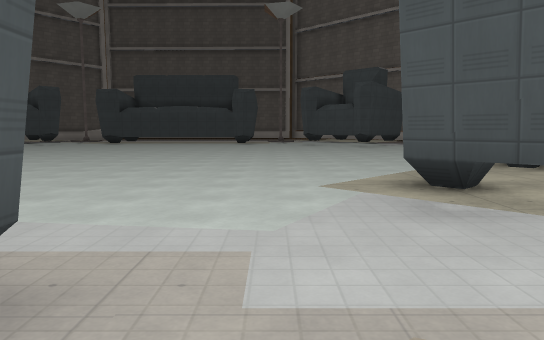
view 1 (above)

24 first-person views from a walk through a level from a Godot 3-D game. The camera is 1.3 m above the floor, tilts 6° down and sees 70° across. The floor is counted in squares, 2 m on a side. Each view is taken from the middle of a square. On the plan, view 1 faces up. The plan holds only what a view shows up to about 11 squares ahead; the rest is blank. Surface patterns are stand-ins for the level's own textures.

view 2
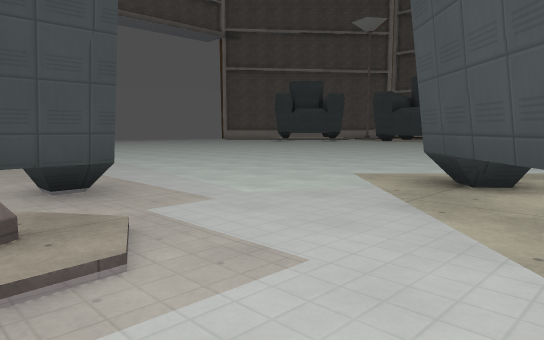

view 3
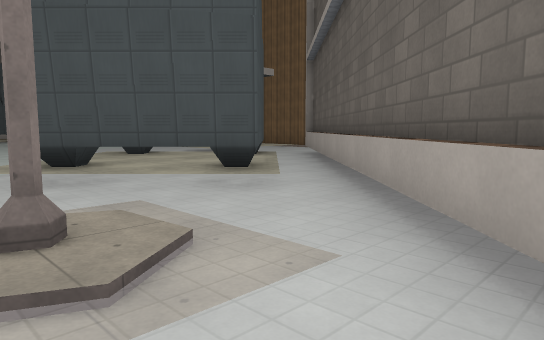

view 4
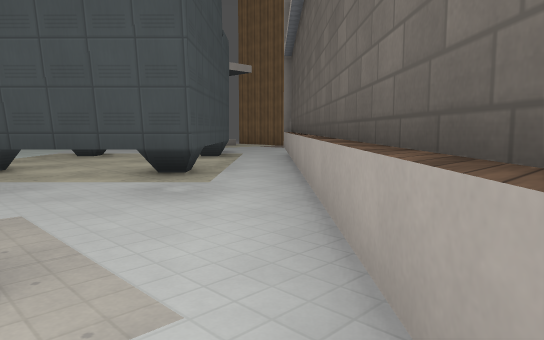

view 5
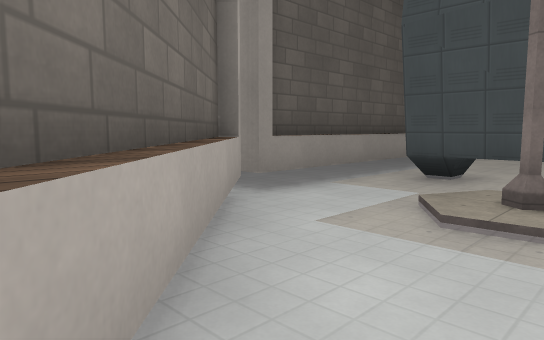

view 6
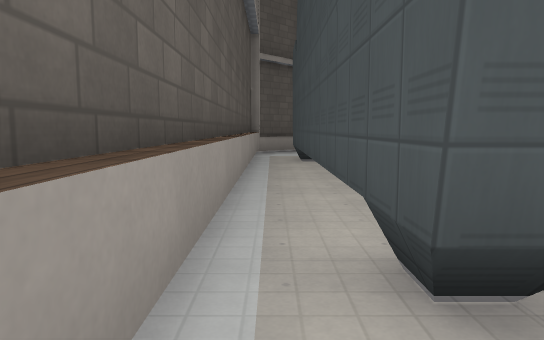

view 7
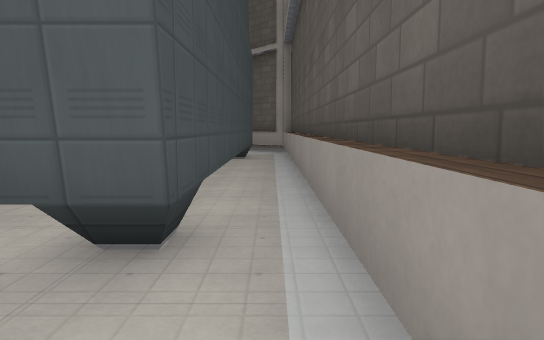

view 8
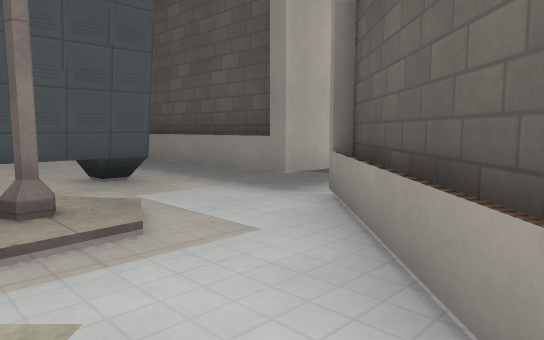

view 9
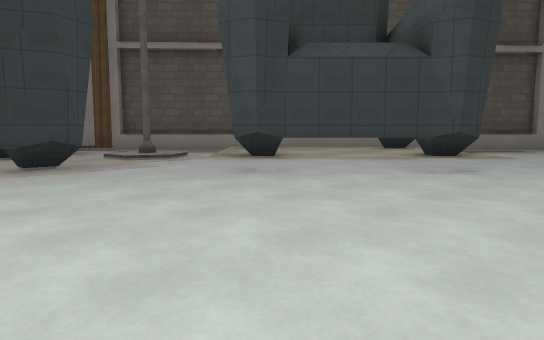

view 10
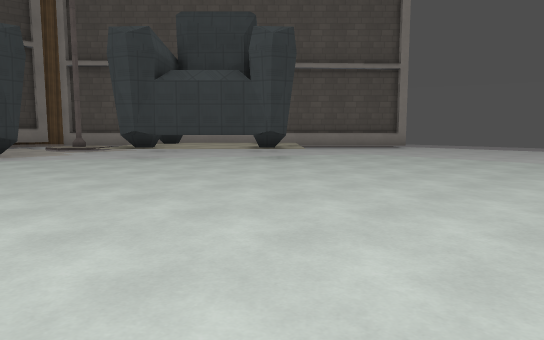

view 11
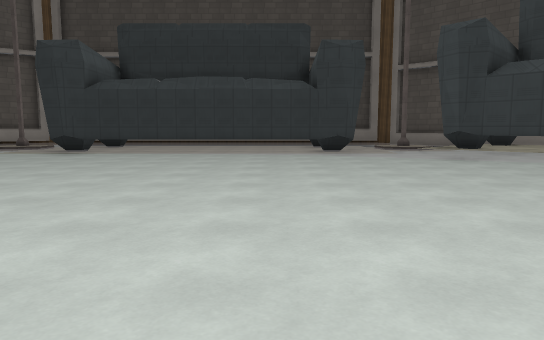

view 12
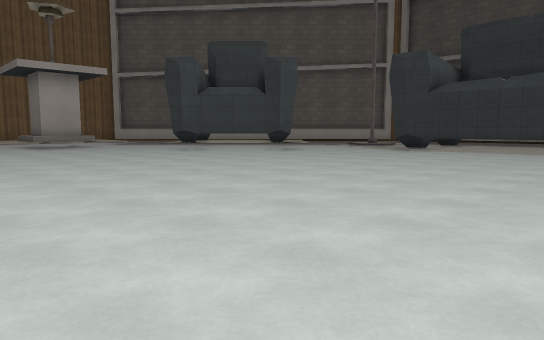

view 13
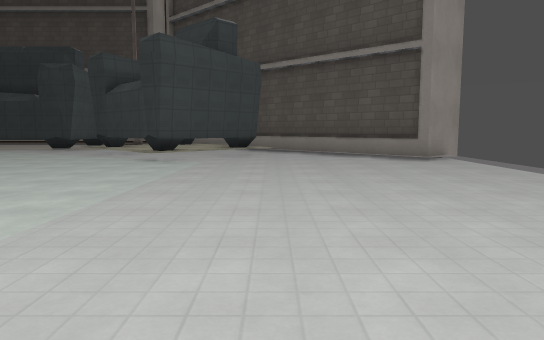

view 14
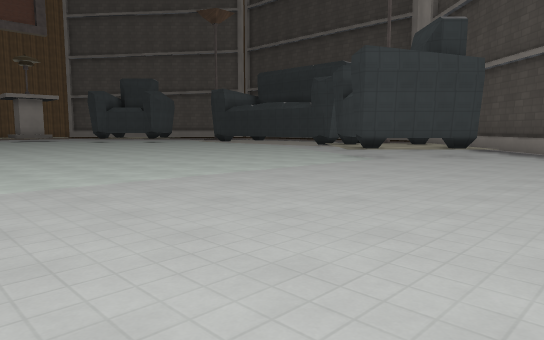

view 15
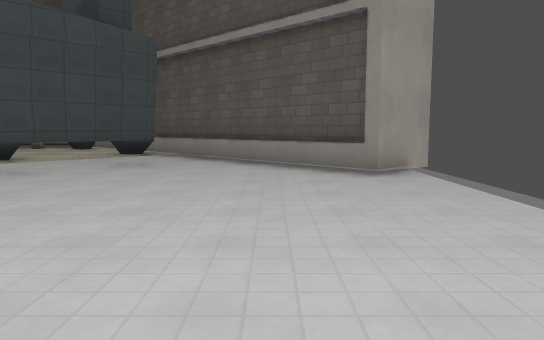

view 16
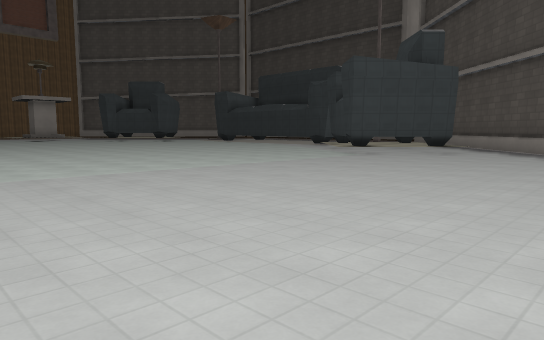

view 17
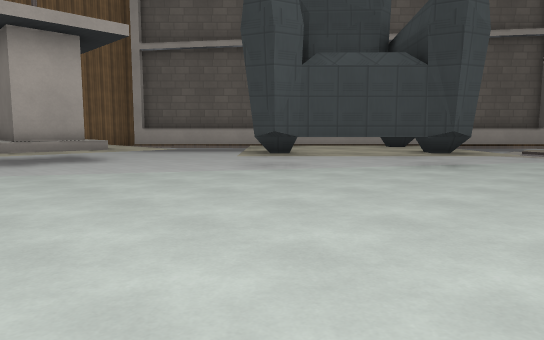

view 18
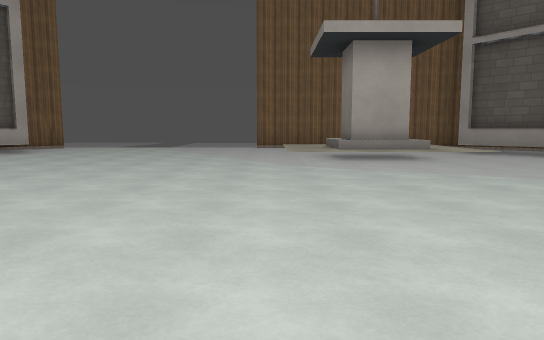

view 19
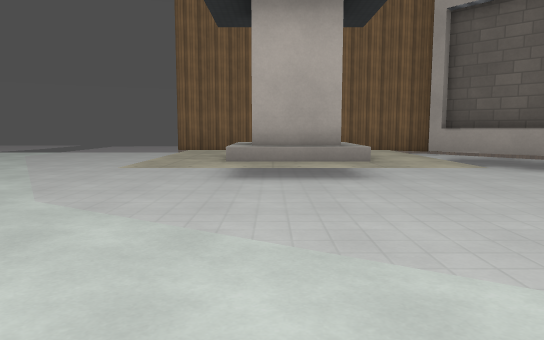

view 20
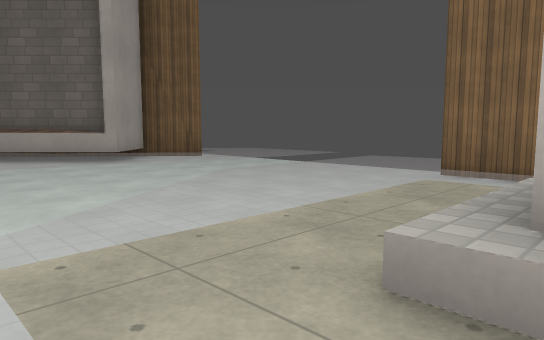

view 21
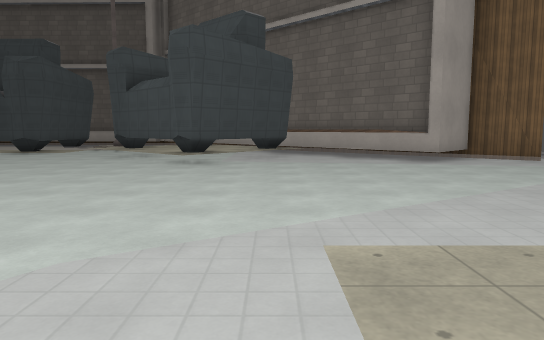

view 22
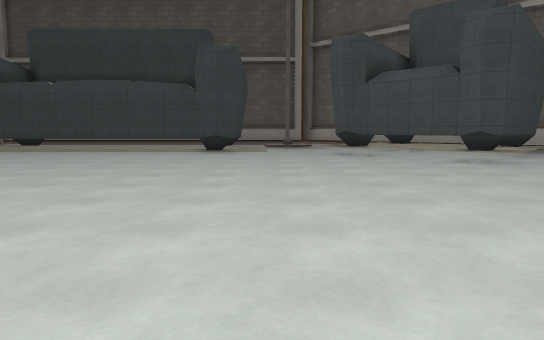

view 23
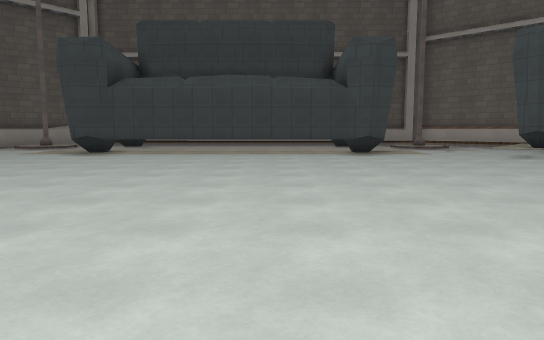

view 24
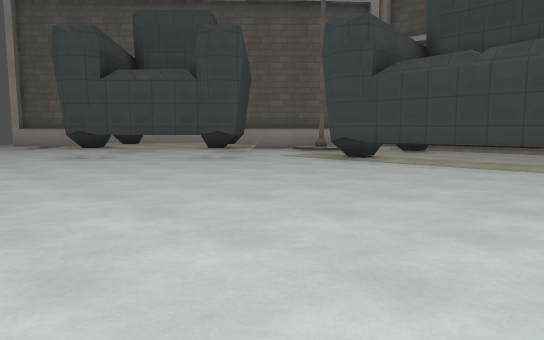

### Floor plan
Key: @ floor where view 1 was taken; # wall or solid block; . main floor; : floor 0.25 m higher than the main floor; + floor 0.5 m higher than the main floor; / step, stairs or slope.
Columns run from 21 left of view 1 to 13 right of it. Each row starts with its distance up from view 1.
 24             ##
 23              #
 22          ::: #       :::
 21          #//#########///   ###
 20          ##.........../##  #:##
 19         ###............/####::####
 18      :/ #/............../##::::#::
 17     :::/#................//::::::::
 16  ::::::.......................///::
 15  ::::::...........................
 14  ::::::........................////
 13  ::::::....................../:::::
 12   :::::...................../::::::
 11   :::::.................../::::::#
 10  ::::::...................:/++// #
  9  ::::::..................////#//
  8  ::::::.................//://///
  7  ::::::/................//:/+++/ #
  6  ::::::/#/.............//#/::::: :#
  5 ###:::/##///.........../## /::##:##
  4   ##:/####////......../#####:##
  3    ##:/  ##:::::://////###/:##
  2     ##:/# :::::::::/:::/#/:##
  1      ##:/:::#########:::/:##
  0       ##::#:#########@#::##
 -1        ##:::#########:::##
 -2         ##:::::::::::::##
 -3          #############:

Where each view was taken, in squares from view 1:
view 1: 0 up, 0 right, facing up
view 2: 0 up, 3 right, facing up-left
view 3: 2 down, 0 right, facing up-right
view 4: 2 down, 1 right, facing up-right
view 5: 1 up, 4 right, facing down-left
view 6: 2 down, 0 right, facing left
view 7: 2 down, 11 left, facing right
view 8: 1 up, 14 left, facing down-right
view 9: 8 up, 7 left, facing down-left
view 10: 12 up, 7 left, facing down-left
view 11: 12 up, 7 left, facing down
view 12: 13 up, 7 left, facing down-right
view 13: 15 up, 16 left, facing down
view 14: 15 up, 19 left, facing down-right
view 15: 12 up, 18 left, facing down
view 16: 16 up, 20 left, facing down-right
view 17: 11 up, 1 left, facing down-right
view 18: 11 up, 1 left, facing right
view 19: 9 up, 2 right, facing right
view 20: 9 up, 6 right, facing up-right
view 21: 9 up, 6 right, facing up
view 22: 10 up, 0 right, facing up
view 23: 11 up, 4 left, facing up
view 24: 14 up, 4 left, facing up-left
